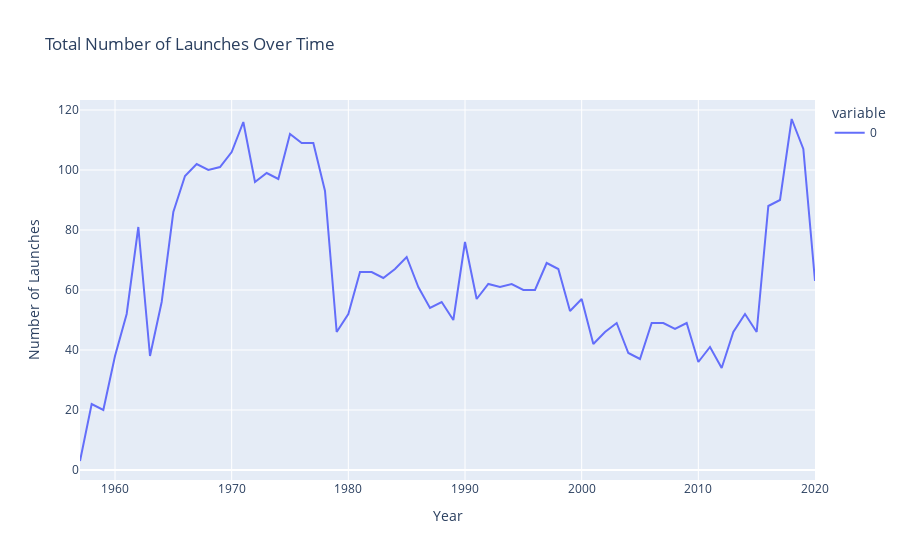

The cell this chart's notebook holds for it:
### Markdown cell above
# Chart the Number of Launches per Year

### Code cell
total_launches_per_year = df_data.groupby('Year').size()

fig = px.line(
    total_launches_per_year,
    title='Total Number of Launches Over Time',
    labels={'index': 'Year', 'value': 'Number of Launches'},
    )
fig.show()

### Figure 1 — Plotly figure (JSON) as saved in the notebook; plotly's stock layout.template omitted (floating-point values rounded to 4 significant figures)
{"data": [{"hovertemplate": "variable=0<br>Year=%{x}<br>Number of Launches=%{y}<extra></extra>", "legendgroup": "0", "line": {"color": "#636efa", "dash": "solid"}, "marker": {"symbol": "circle"}, "mode": "lines", "name": "0", "orientation": "v", "showlegend": true, "type": "scatter", "x": [1957, 1958, 1959, 1960, 1961, 1962, 1963, 1964, 1965, 1966, 1967, 1968, 1969, 1970, 1971, 1972, 1973, 1974, 1975, 1976, 1977, 1978, 1979, 1980, 1981, 1982, 1983, 1984, 1985, 1986, 1987, 1988, 1989, 1990, 1991, 1992, 1993, 1994, 1995, 1996, 1997, 1998, 1999, 2000, 2001, 2002, 2003, 2004, 2005, 2006, 2007, 2008, 2009, 2010, 2011, 2012, 2013, 2014, 2015, 2016, 2017, 2018, 2019, 2020], "xaxis": "x", "y": [3, 22, 20, 38, 52, 81, 38, 56, 86, 98, 102, 100, 101, 106, 116, 96, 99, 97, 112, 109, 109, 93, 46, 52, 66, 66, 64, 67, 71, 61, 54, 56, 50, 76, 57, 62, 61, 62, 60, 60, 69, 67, 53, 57, 42, 46, 49, 39, 37, 49, 49, 47, 49, 36, 41, 34, 46, 52, 46, 88, 90, 117, 107, 63], "yaxis": "y"}], "layout": {"legend": {"title": {"text": "variable"}, "tracegroupgap": 0}, "title": {"text": "Total Number of Launches Over Time"}, "xaxis": {"anchor": "y", "domain": [0, 1], "title": {"text": "Year"}}, "yaxis": {"anchor": "x", "domain": [0, 1], "title": {"text": "Number of Launches"}}}}
